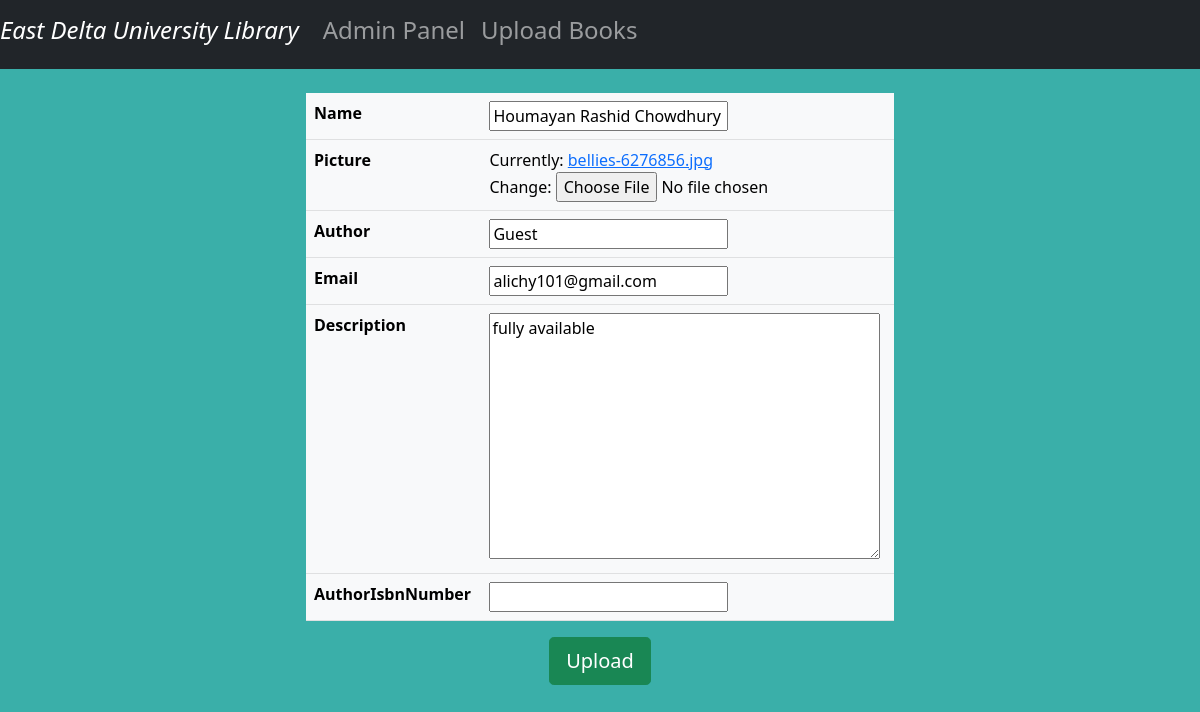
Screenshot of /update/7 with the database file from the repository.
### book/models.py (models this page shows, shortened)
class Book(models.Model):
    name= models.CharField(max_length=50)
    picture= models.ImageField()
    author= models.CharField(max_length=30,default='Guest')
    email= models.EmailField(blank=True)
    description= models.TextField(default='Available in EDU')
    authorIsbnNumber = models.CharField(max_length=10,null=True)

### book/views.py (the view)
# urls.py: path('update/<int:book_id>',views.update_book,),
def update_book(request,book_id):
    book_id = int(book_id)
    try:
        book_shelf = Book.objects.get(id = book_id)
    except Book.DoesNotExist:
        return redirect('index')
    book_form = BookCreate(request.POST or None,instance=book_shelf)
    if book_form.is_valid():
        book_form.save()
        return redirect('index')
    return render(request,'books/upload_form.html', {'upload_form':book_form})

### book/forms.py
class BookCreate(forms.ModelForm):
    class Meta:
        model = Book
        fields = '__all__'

### book/templates/books/upload_form.html (shortened to what this page needs)
{% extends 'books/library.html' %}
{% block content%}
<center>
    <form method="POST" enctype="multipart/form-data">
        <table class="w-50 table table-light" style="border-radius: 10px;">
            {%for field in upload_form  %}
            <tr>
                <th>{{field.label}}</th>
                <td>{{field}}</td>
            </tr>
           {% endfor %}
        </table>
        <button type="submit" class="btn btn-lg btn-success md-5">Upload</button>
    </form>
</center>
{% endblock%}

### book/templates/books/library.html (style rules this page uses)
body { background-color: #3AAFA9; }

### rows the page displays
Book: upload_form "Houmayan Rashid Chowdhury" "Guest" "alichy101@gmail.com" "fully available"

### other values shown
{{ field.label }} "Name" "Picture" "Author" "Email" "Description" "AuthorIsbnNumber"
